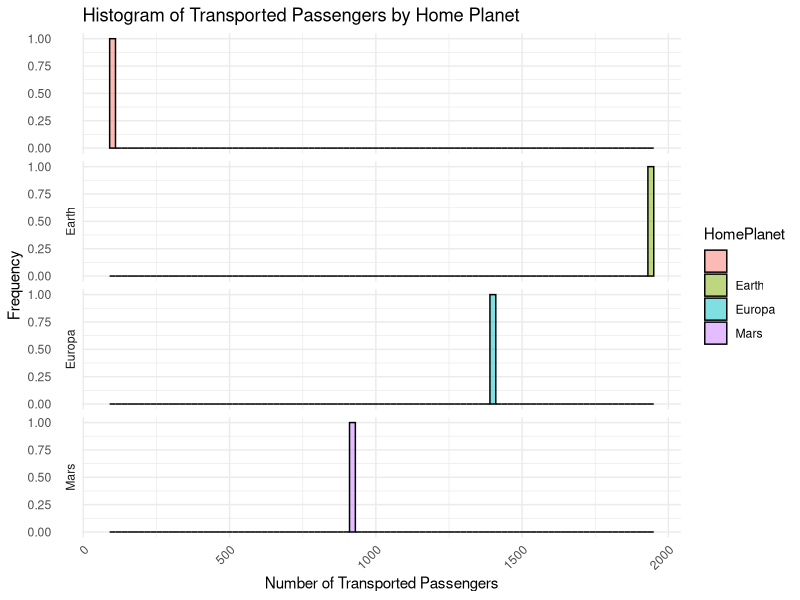
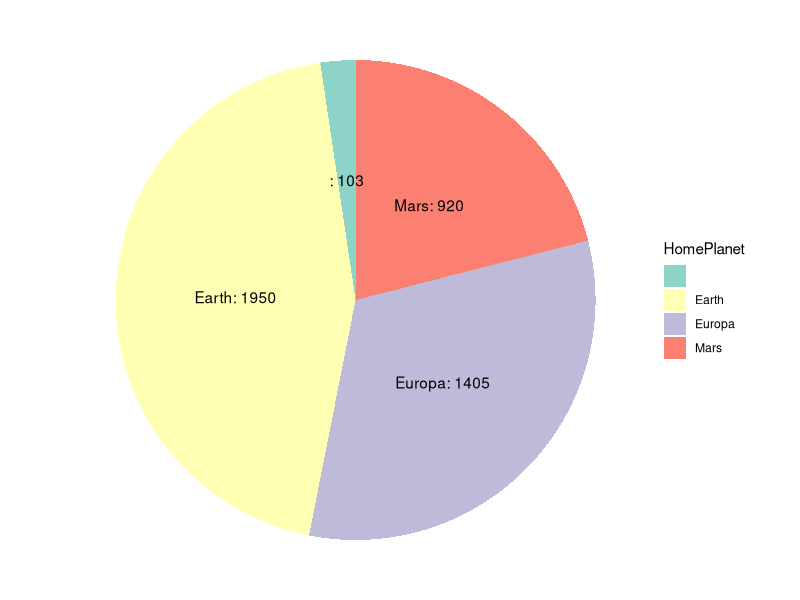
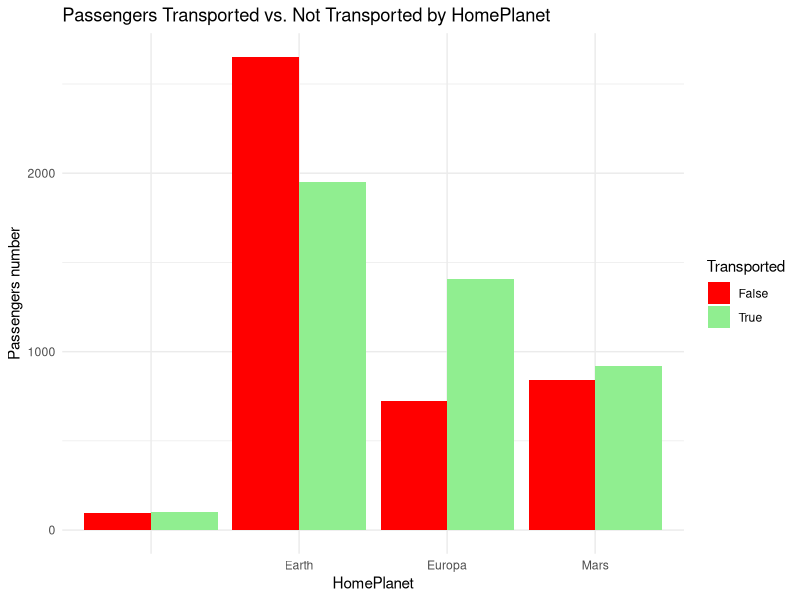
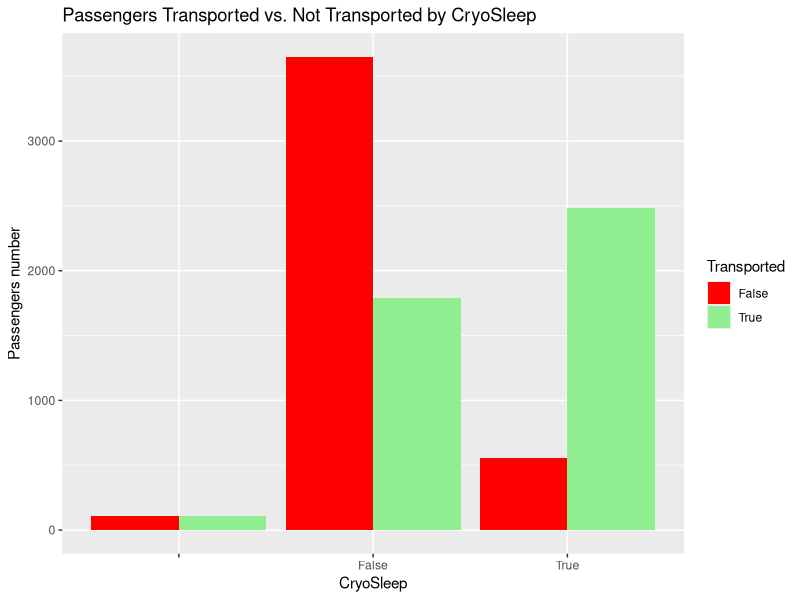
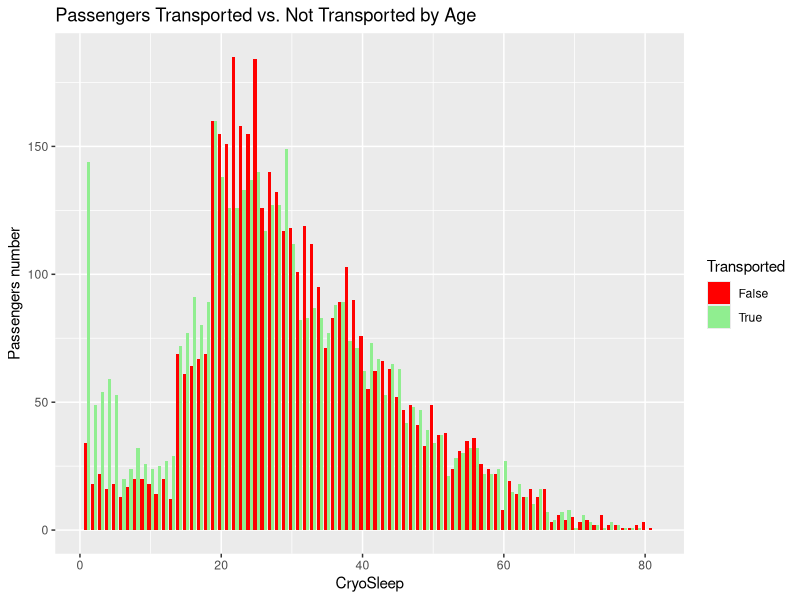
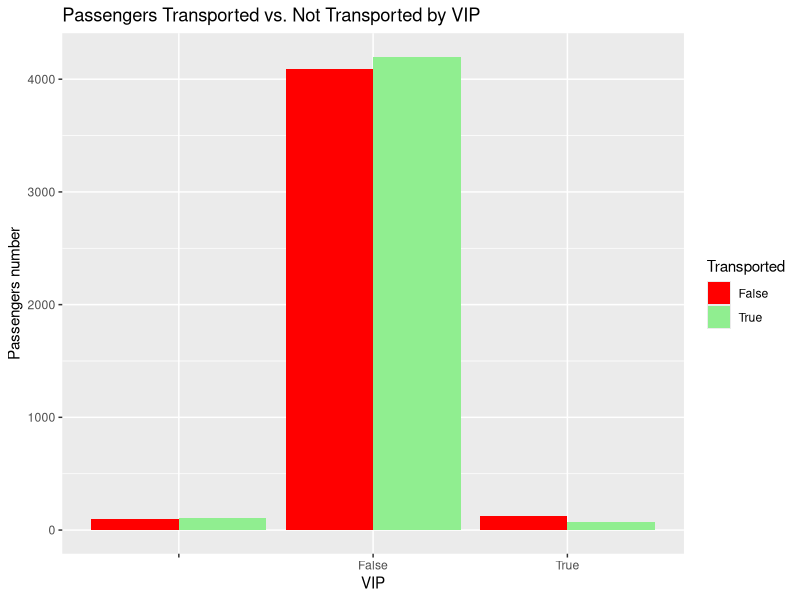

Write R code to recreate these figures, in order.
data <- read.csv('dane.csv')
View(data)

library(dplyr)
library(ggplot2)
library(tidyr)

#choosing data for the first chart
tocnt_all <- data[,c('HomePlanet','Transported')]

tocnt_alive <- tocnt_all %>% 
  filter(Transported == 'True')

df_alive <- as.data.frame(table(tocnt_alive))
df_alive <- df_alive[,c(1,3)]

df_all <- as.data.frame(table(tocnt_all))

# number of passengers by HomePlanet
ggplot(df_alive, aes(x = Freq, fill = HomePlanet)) +
  geom_histogram(binwidth = 20, color = "black", alpha = 0.5) +
  labs(title = "Histogram of Transported Passengers by Home Planet", x = "Number of Transported Passengers", y = "Frequency") +
  facet_grid(HomePlanet ~ ., scales = "free", switch = "y") +
  theme_minimal() +
  theme(axis.text.x = element_text(angle = 45, hjust = 1))


# number of passengers by HomePlanet
ggplot(df_alive, aes(x = 1, y = Freq, fill = HomePlanet)) +
  geom_bar(stat = "identity", width = 1) +
  coord_polar(theta = "y") +
  theme_void() +
  geom_text(aes(label = paste0(HomePlanet, ": ", Freq)), position = position_stack(vjust = 0.5)) +
  scale_fill_brewer(palette = "Set3")

# Transported vs Not Transported by the HomePlanet
ggplot(df_all, aes(x = HomePlanet, y = Freq, fill = Transported)) +
  geom_bar(stat = "identity", position = "dodge") +
  scale_fill_manual(values = c("True" = "lightgreen", "False" = "red")) +
  labs(title = "Passengers Transported vs. Not Transported by HomePlanet", x = "HomePlanet", y = "Passengers number") +
  theme_minimal()

cryosleeps <- data[,c('CryoSleep','Transported')]
cryosleeps <- as.data.frame(table(cryosleeps))

# Transported vs Not Transported by the CryoSleep
ggplot(cryosleeps, aes(x = CryoSleep, y = Freq, fill = Transported)) +
  geom_bar(stat = "identity", position = "dodge") +
  scale_fill_manual(values = c("True" = "lightgreen", "False" = "red")) +
  labs(title = "Passengers Transported vs. Not Transported by CryoSleep", x = "CryoSleep", y = "Passengers number")


age_trans <- data[,c('Age','Transported')]
age_trans <- as.data.frame(table(age_trans))
age_trans$Age = as.numeric(age_trans$Age)


# Transported vs Not Transported by the Age
ggplot(age_trans, aes(x = Age, y = Freq, fill = Transported)) +
  geom_bar(stat = "identity", position = "dodge") +
  scale_fill_manual(values = c("True" = "lightgreen", "False" = "red")) +
  labs(title = "Passengers Transported vs. Not Transported by Age", x = "CryoSleep", y = "Passengers number")

#Transported vs Not Transported by VIP
vips <- data[,c('VIP','Transported')]
vips <- as.data.frame(table(vips))


ggplot(vips, aes(x = VIP, y = Freq, fill = Transported)) +
  geom_bar(stat = "identity", position = "dodge") +
  scale_fill_manual(values = c("True" = "lightgreen", "False" = "red")) +
  labs(title = "Passengers Transported vs. Not Transported by VIP", x = "VIP", y = "Passengers number")


#chisq test
RS_FC <- data[,8:12]
RS_FC$RoomService <- ifelse(is.na(RS_FC$RoomService), 0, RS_FC$RoomService)
RS_FC$FoodCourt <- ifelse(is.na(RS_FC$FoodCourt), 0, RS_FC$FoodCourt)
RS_FC$ShoppingMall <- ifelse(is.na(RS_FC$ShoppingMall), 0, RS_FC$ShoppingMall)
RS_FC$Spa <- ifelse(is.na(RS_FC$Spa), 0, RS_FC$Spa)
RS_FC$VRDeck <- ifelse(is.na(RS_FC$VRDeck), 0, RS_FC$VRDeck)

chisq_test <- chisq.test(RS_FC)

print(chisq_test$p.value)
